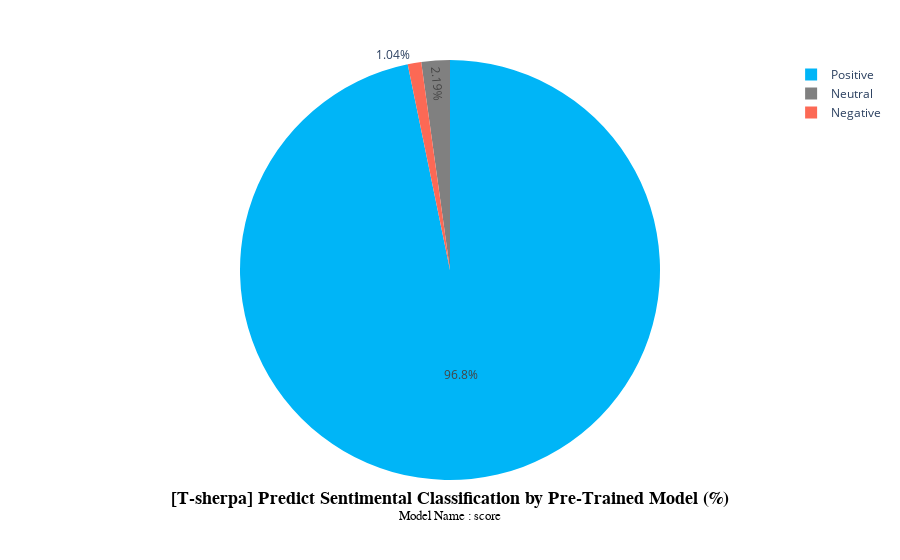
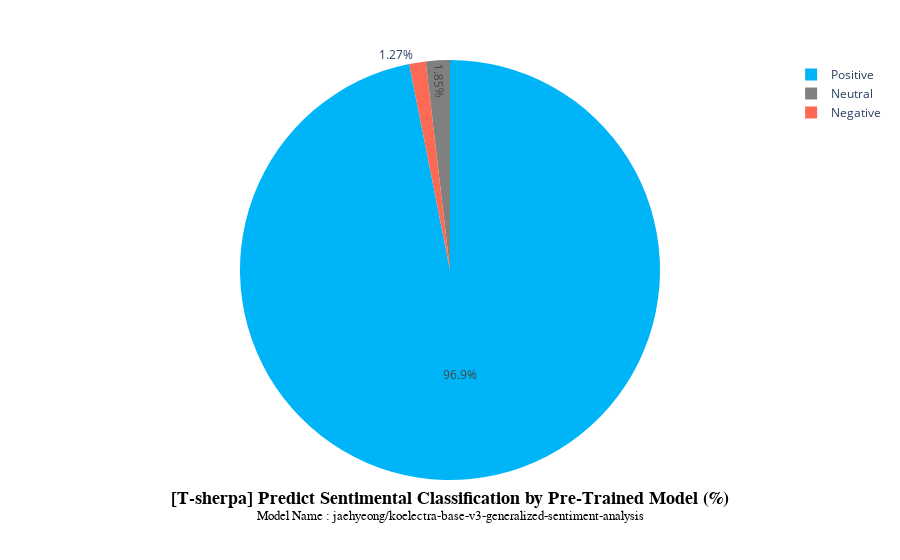
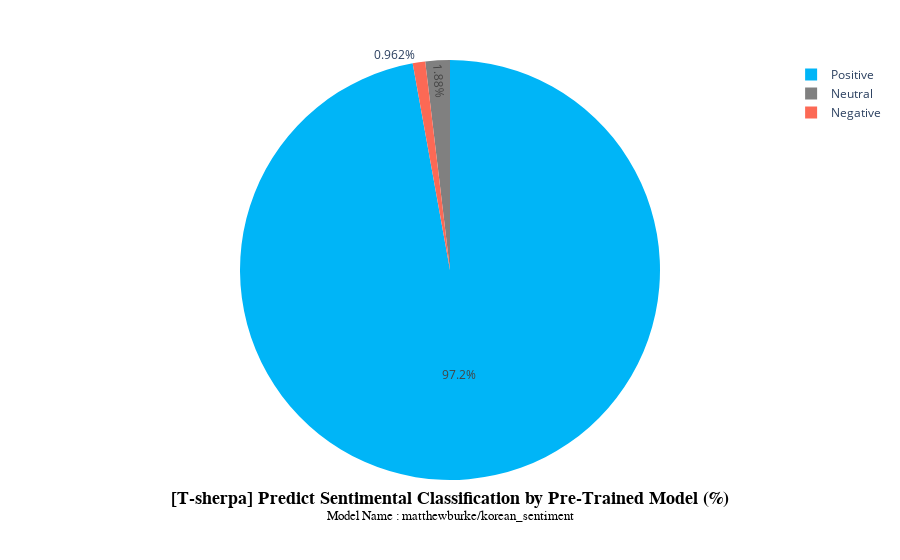

The cell these charts' notebook holds for them, in order:
### Code cell
for i in tsh.columns:
    try:
        fig = px.pie(tsh, ['Positive', 'Neutral', 'Negative'],       
                    values=tsh[i].value_counts(),
                    color = ['Positive', 'Neutral', 'Negative'],      #  tsh[i].unique(),
                    color_discrete_map= {'Positive': '#00B5F7',
                                        'Neutral':  'grey',
                                        'Negative': '#FC6955'}
                    )
        
        fig.update_layout(
            title=dict(
                # <br> 태크와 <sup>태그 사용해서 서브 타이틀을 작성할 수 있음
                text=f'<b>[T-sherpa] Predict Sentimental Classification by Pre-Trained Model (%)</b><br><sup>Model Name : {i}</sup>',
                # text = '<b>[T-sherpa] Sentimental Classification by Star (%)</b>',
                x=0.5,
                y=0.1,
                font=dict(
                    family="D2coding",
                    size=18,
                    color="#000000")
                    )
            )
        
        fig.update_traces(showlegend=True)
        fig.show()
    except:
        pass

### Figure 1 — Plotly figure (JSON) as saved in the notebook; plotly's stock layout.template omitted (floating-point values rounded to 4 significant figures)
{"data": [{"customdata": [["Positive"], ["Neutral"], ["Negative"]], "domain": {"x": [0, 1], "y": [0, 1]}, "hovertemplate": "label=%{label}<br>value=%{value}<br>color=%{customdata[0]}<extra></extra>", "labels": ["Positive", "Neutral", "Negative"], "legendgroup": "", "marker": {"colors": ["#00B5F7", "grey", "#FC6955"]}, "name": "", "showlegend": true, "type": "pie", "values": [2516, 57, 27]}], "layout": {"legend": {"tracegroupgap": 0}, "margin": {"t": 60}, "title": {"font": {"color": "#000000", "family": "D2coding", "size": 18}, "text": "<b>[T-sherpa] Predict Sentimental Classification by Pre-Trained Model (%)</b><br><sup>Model Name : score</sup>", "x": 0.5, "y": 0.1}}}

### Figure 2 — Plotly figure (JSON) as saved in the notebook; plotly's stock layout.template omitted (floating-point values rounded to 4 significant figures)
{"data": [{"customdata": [["Positive"], ["Neutral"], ["Negative"]], "domain": {"x": [0, 1], "y": [0, 1]}, "hovertemplate": "label=%{label}<br>value=%{value}<br>color=%{customdata[0]}<extra></extra>", "labels": ["Positive", "Neutral", "Negative"], "legendgroup": "", "marker": {"colors": ["#00B5F7", "grey", "#FC6955"]}, "name": "", "showlegend": true, "type": "pie", "values": [2519, 48, 33]}], "layout": {"legend": {"tracegroupgap": 0}, "margin": {"t": 60}, "title": {"font": {"color": "#000000", "family": "D2coding", "size": 18}, "text": "<b>[T-sherpa] Predict Sentimental Classification by Pre-Trained Model (%)</b><br><sup>Model Name : jaehyeong/koelectra-base-v3-generalized-sentiment-analysis</sup>", "x": 0.5, "y": 0.1}}}

### Figure 3 — Plotly figure (JSON) as saved in the notebook; plotly's stock layout.template omitted (floating-point values rounded to 4 significant figures)
{"data": [{"customdata": [["Positive"], ["Neutral"], ["Negative"]], "domain": {"x": [0, 1], "y": [0, 1]}, "hovertemplate": "label=%{label}<br>value=%{value}<br>color=%{customdata[0]}<extra></extra>", "labels": ["Positive", "Neutral", "Negative"], "legendgroup": "", "marker": {"colors": ["#00B5F7", "grey", "#FC6955"]}, "name": "", "showlegend": true, "type": "pie", "values": [2526, 49, 25]}], "layout": {"legend": {"tracegroupgap": 0}, "margin": {"t": 60}, "title": {"font": {"color": "#000000", "family": "D2coding", "size": 18}, "text": "<b>[T-sherpa] Predict Sentimental Classification by Pre-Trained Model (%)</b><br><sup>Model Name : matthewburke/korean_sentiment</sup>", "x": 0.5, "y": 0.1}}}
